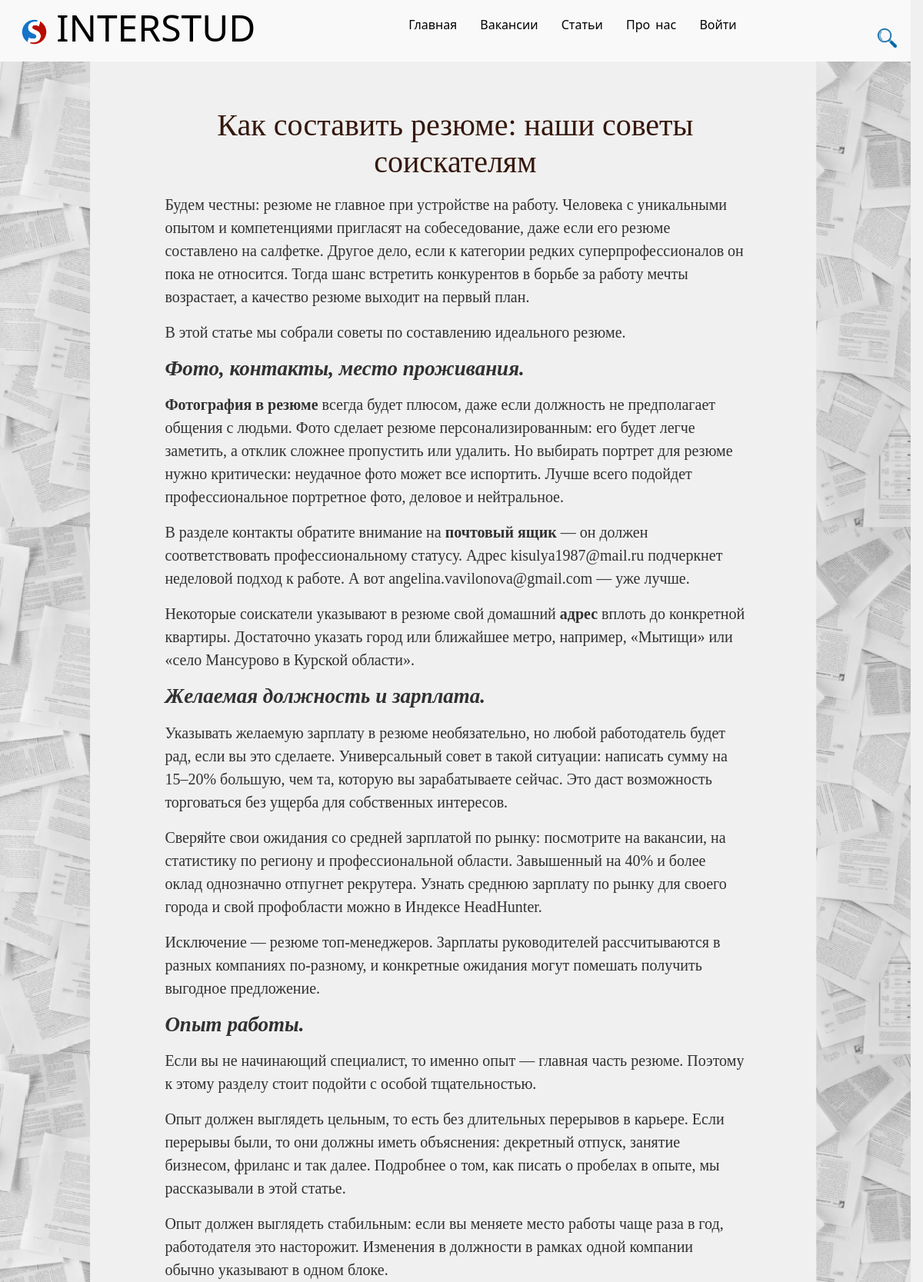
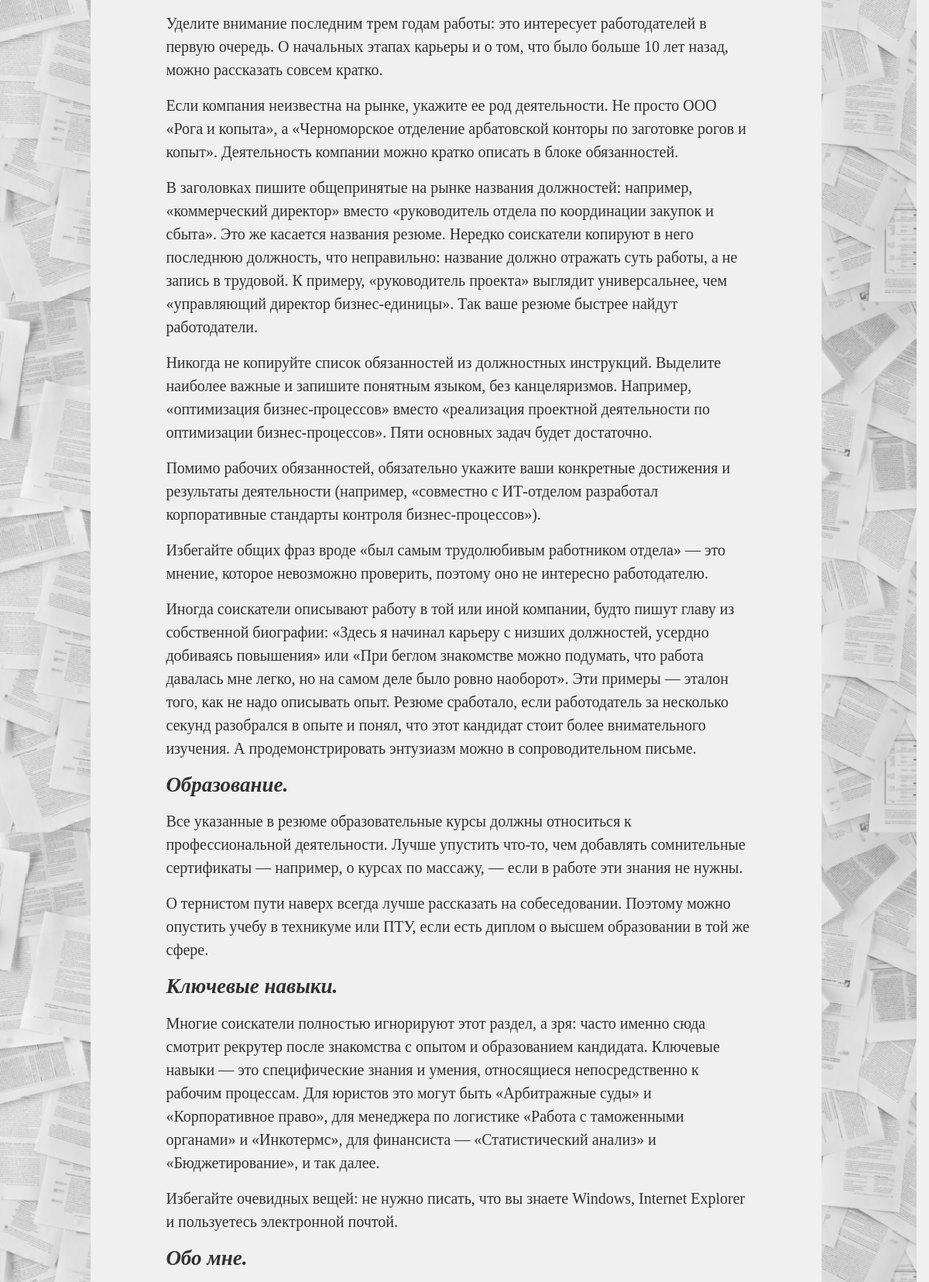
Screenshot of /news/7 (upper part) with the database file from the repository (2 pictures, top to bottom).
### news/models.py (models this page shows, shortened)
class Article(models.Model):
    title = models.CharField('Название', max_length=50, default='')
    anons = models.CharField('Анонс', max_length=250)
    full_text = models.TextField('Статья')
    date = models.DateTimeField('Дата публикации')

### news/views.py (the view, shortened to what this page needs)
# urls.py: path('<int:pk>', views.news_detail, name="news_detail"),
def news_detail(request, pk):
    form = CommentForm()
    news = get_object_or_404(Article, id=pk)
    comments = Comment.objects.filter(post=pk)
    return render(request, 'news/detail_view.html', {'article': news, 'comments': comments, 'form': form, 'like': like})

### news/forms.py
class CommentForm(ModelForm):
    class Meta:
        model = Comment
        fields = ( 'body', )
        widgets = {
            "body": Textarea(attrs={
                'class': 'form-control',
                'placeholder': '',
                'style': 'height:15vh; margin-top:1vw;  width: 40vw;'
            })
        }

### news/templates/news/detail_view.html (shortened to what this page needs)
{% extends 'main/layout.html' %}
{% block content %}
<div class="bl_article">
    <div class="article">
        <h1>{{ article.title }}</h1>
        <p>{{ article.full_text | safe }}</p>
    </div>
</div>
{% endblock %}

### main/static/main/css/main.css (style rules this page uses)
* { margin: 0; padding: 0; box-sizing: border-box; }
html, body { background-color: rgb(239, 240, 239); width:98.65vw; height:100vh; }
.bl_article { background-image: url("/media/article/bok_art.png"); background-size: 100%; color: rgb(164, 165, 163); padding: 10vw; text-align: left; width: 98.65vw; height: auto; }
.article { width: 80%; color: rgb(49, 49, 49); margin: 2% auto 20px auto; text-align: left; padding-bottom: 5px; font-family: Palatino, URW Palladio L, serif; }
.article h1 { color: rgb(53, 23, 12); text-align: center; font-size: 40px; font-weight: 510; }
.article p { font-size: 20px; }
.article i { font-size: 27px; }

### rows the page displays
Article: title "Как составить резюме: наши советы соискателям", full_text "Будем честны: резюме не главное при устройстве на работу. Человека с уникальными опытом и компетенциями пригласят на собеседование, даже если его резюме составлено на салфетке. Другое дело, если к категории редких суперпрофессионалов он пока не относится. Тогда шанс встретить конкурентов в борьбе за работу мечты возрастает, а качество резюме выходит на первый план. В этой статье мы собрали советы по составлению идеального резюме. Фото, контакты, место проживания. Фотография в резюме всегда будет плюсом, даже если должность не предполагает общения с людьми. Фото сделает резюме персонализированным: его будет легче заметить, а отклик сложнее пропустить или удалить. Но выбирать портрет для…"
